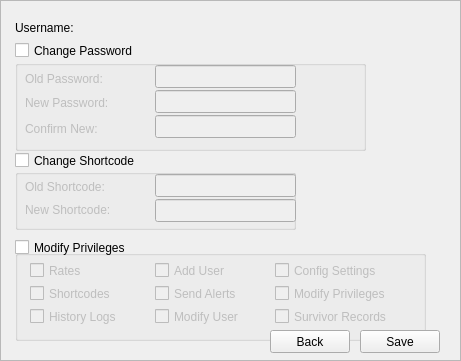
  <widget class="QFrame" name="modifyuser_frame">
   <property name="geometry">
    <rect>
     <x>260</x>
     <y>150</y>
     <width>461</width>
     <height>361</height>
    </rect>
   </property>
   <property name="frameShape">
    <enum>QFrame::StyledPanel</enum>
   </property>
   <property name="frameShadow">
    <enum>QFrame::Raised</enum>
   </property>
   <widget class="QLabel" name="modifyuser_username_label">
    <property name="geometry">
     <rect>
      <x>15</x>
      <y>20</y>
      <width>71</width>
      <height>16</height>
     </rect>
    </property>
    <property name="text">
     <string>Username: </string>
    </property>
   </widget>
   <widget class="QCheckBox" name="changepass_checkbox">
    <property name="geometry">
     <rect>
      <x>15</x>
      <y>40</y>
      <width>221</width>
      <height>21</height>
     </rect>
    </property>
    <property name="text">
     <string>Change Password</string>
    </property>
   </widget>
   <widget class="QCheckBox" name="changeshortcode_checkbox">
    <property name="geometry">
     <rect>
      <x>15</x>
      <y>150</y>
      <width>211</width>
      <height>21</height>
     </rect>
    </property>
    <property name="text">
     <string>Change Shortcode</string>
    </property>
   </widget>
   <widget class="QGroupBox" name="changepasswordgroup">
    <property name="enabled">
     <bool>false</bool>
    </property>
    <property name="geometry">
     <rect>
      <x>15</x>
      <y>60</y>
      <width>351</width>
      <height>91</height>
     </rect>
    </property>
    <property name="title">
     <string/>
    </property>
    <widget class="QLineEdit" name="confirmnewpassword_line">
     <property name="geometry">
      <rect>
       <x>140</x>
       <y>55</y>
       <width>141</width>
       <height>23</height>
      </rect>
     </property>
    </widget>
    <widget class="QLabel" name="modifyuser_newpassword_label">
     <property name="geometry">
      <rect>
       <x>10</x>
       <y>35</y>
       <width>121</width>
       <height>16</height>
      </rect>
     </property>
     <property name="text">
      <string>New Password:</string>
     </property>
    </widget>
    <widget class="QLabel" name="modifyuser_confirmnew_label">
     <property name="geometry">
      <rect>
       <x>10</x>
       <y>58</y>
       <width>131</width>
       <height>21</height>
      </rect>
     </property>
     <property name="text">
      <string>Confirm New:</string>
     </property>
    </widget>
    <widget class="QLineEdit" name="newpassword_line">
     <property name="geometry">
      <rect>
       <x>140</x>
       <y>30</y>
       <width>141</width>
       <height>23</height>
      </rect>
     </property>
    </widget>
    <widget class="QLabel" name="modifyuser_oldpassword_label">
     <property name="geometry">
      <rect>
       <x>10</x>
       <y>8</y>
       <width>121</width>
       <height>21</height>
      </rect>
     </property>
     <property name="text">
      <string>Old Password:</string>
     </property>
    </widget>
    <widget class="QLineEdit" name="oldpasswordline">
     <property name="geometry">
      <rect>
       <x>140</x>
       <y>5</y>
       <width>141</width>
       <height>23</height>
      </rect>
     </property>
    </widget>
   </widget>
   <widget class="QGroupBox" name="changeshortcodegroup">
    <property name="enabled">
     <bool>false</bool>
    </property>
    <property name="geometry">
     <rect>
      <x>15</x>
      <y>169</y>
      <width>281</width>
      <height>61</height>
     </rect>
    </property>
    <property name="title">
     <string/>
    </property>
    <widget class="QLineEdit" name="newshortcode_line">
     <property name="geometry">
      <rect>
       <x>140</x>
       <y>30</y>
       <width>141</width>
       <height>23</height>
      </rect>
     </property>
    </widget>
    <widget class="QLabel" name="oldshortcode_label">
     <property name="geometry">
      <rect>
       <x>10</x>
       <y>10</y>
       <width>121</width>
       <height>16</height>
      </rect>
     </property>
     <property name="text">
      <string>Old Shortcode: </string>
     </property>
    </widget>
    <widget class="QLabel" name="modifyuser_newshortcode_label">
     <property name="geometry">
      <rect>
       <x>10</x>
       <y>33</y>
       <width>151</width>
       <height>16</height>
      </rect>
     </property>
     <property name="text">
      <string>New Shortcode:</string>
     </property>
    </widget>
    <widget class="QLineEdit" name="oldshortcode_line">
     <property name="enabled">
      <bool>false</bool>
     </property>
     <property name="geometry">
      <rect>
       <x>140</x>
       <y>5</y>
       <width>141</width>
       <height>23</height>
      </rect>
     </property>
    </widget>
   </widget>
   <widget class="QGroupBox" name="modifyprivilegesgroup">
    <property name="enabled">
     <bool>false</bool>
    </property>
    <property name="geometry">
     <rect>
      <x>15</x>
      <y>250</y>
      <width>411</width>
      <height>91</height>
     </rect>
    </property>
    <property name="title">
     <string/>
    </property>
    <widget class="QCheckBox" name="grantrates_checkbox">
     <property name="geometry">
      <rect>
       <x>15</x>
       <y>10</y>
       <width>85</width>
       <height>21</height>
      </rect>
     </property>
     <property name="text">
      <string>Rates</string>
     </property>
    </widget>
    <widget class="QCheckBox" name="grantadduser_checkbox">
     <property name="geometry">
      <rect>
       <x>140</x>
       <y>10</y>
       <width>91</width>
       <height>21</height>
      </rect>
     </property>
     <property name="text">
      <string>Add User</string>
     </property>
    </widget>
    <widget class="QCheckBox" name="grantshortcodes_checkbox">
     <property name="geometry">
      <rect>
       <x>15</x>
       <y>33</y>
       <width>101</width>
       <height>21</height>
      </rect>
     </property>
     <property name="text">
      <string>Shortcodes</string>
     </property>
    </widget>
    <widget class="QCheckBox" name="grantmodifyuser_checkbox">
     <property name="geometry">
      <rect>
       <x>140</x>
       <y>56</y>
       <width>121</width>
       <height>21</height>
      </rect>
     </property>
     <property name="text">
      <string>Modify User</string>
     </property>
    </widget>
    <widget class="QCheckBox" name="grantsendalerts_checkbox">
     <property name="geometry">
      <rect>
       <x>140</x>
       <y>33</y>
       <width>121</width>
       <height>21</height>
      </rect>
     </property>
     <property name="text">
      <string>Send Alerts</string>
     </property>
    </widget>
    <widget class="QCheckBox" name="granthistlogs_checkbox">
     <property name="geometry">
      <rect>
       <x>15</x>
       <y>56</y>
       <width>111</width>
       <height>21</height>
      </rect>
     </property>
     <property name="text">
      <string>History Logs</string>
     </property>
    </widget>
    <widget class="QCheckBox" name="grantconfigsettings_checkbox">
     <property name="geometry">
      <rect>
       <x>260</x>
       <y>10</y>
       <width>131</width>
       <height>21</height>
      </rect>
     </property>
     <property name="text">
      <string>Config Settings</string>
     </property>
    </widget>
    <widget class="QCheckBox" name="grantsurvrecord_checkbox">
     <property name="geometry">
      <rect>
       <x>260</x>
       <y>56</y>
       <width>151</width>
       <height>21</height>
      </rect>
     </property>
     <property name="text">
      <string>Survivor Records</string>
     </property>
    </widget>
    <widget class="QCheckBox" name="grantmodpriv_checkbox">
     <property name="geometry">
      <rect>
       <x>260</x>
       <y>33</y>
       <width>211</width>
       <height>21</height>
      </rect>
     </property>
     <property name="text">
      <string>Modify Privileges</string>
     </property>
    </widget>
   </widget>
   <widget class="QCheckBox" name="modifypriv_checkbox">
    <property name="geometry">
     <rect>
      <x>15</x>
      <y>237</y>
      <width>231</width>
      <height>21</height>
     </rect>
    </property>
    <property name="text">
     <string>Modify Privileges</string>
    </property>
   </widget>
   <widget class="QPushButton" name="saveacctbutton">
    <property name="geometry">
     <rect>
      <x>360</x>
      <y>330</y>
      <width>80</width>
      <height>23</height>
     </rect>
    </property>
    <property name="text">
     <string>Save</string>
    </property>
   </widget>
   <widget class="QPushButton" name="acctmgmt_cancelbutton">
    <property name="geometry">
     <rect>
      <x>270</x>
      <y>330</y>
      <width>80</width>
      <height>23</height>
     </rect>
    </property>
    <property name="text">
     <string>Back</string>
    </property>
   </widget>
   <widget class="QLabel" name="modprivusername_label">
    <property name="geometry">
     <rect>
      <x>100</x>
      <y>20</y>
      <width>291</width>
      <height>16</height>
     </rect>
    </property>
    <property name="text">
     <string/>
    </property>
   </widget>
   <zorder>modifyuser_username_label</zorder>
   <zorder>changepass_checkbox</zorder>
   <zorder>changeshortcode_checkbox</zorder>
   <zorder>changepasswordgroup</zorder>
   <zorder>modifyprivilegesgroup</zorder>
   <zorder>modifypriv_checkbox</zorder>
   <zorder>saveacctbutton</zorder>
   <zorder>acctmgmt_cancelbutton</zorder>
   <zorder>modprivusername_label</zorder>
   <zorder>changeshortcodegroup</zorder>
  </widget>
